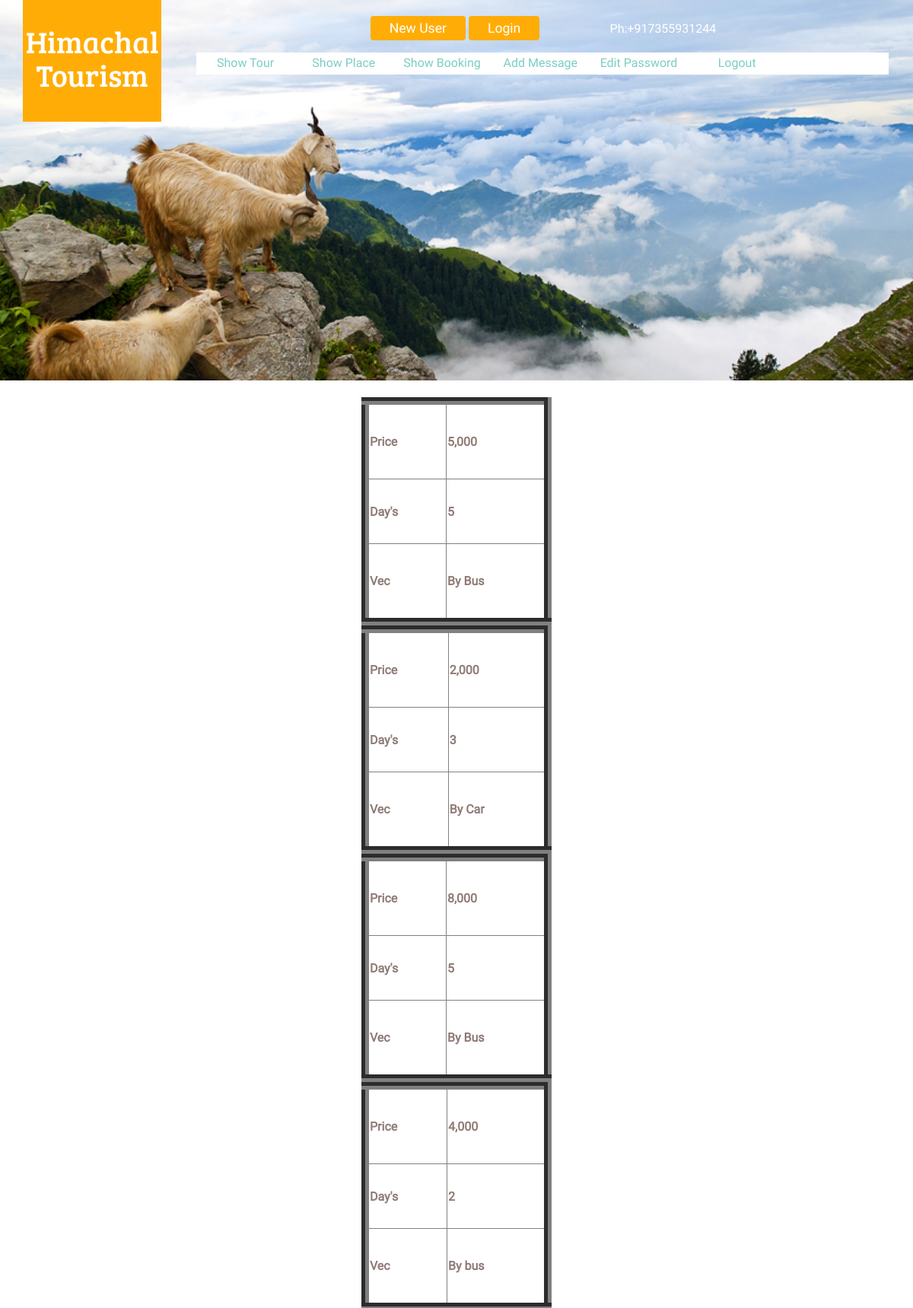
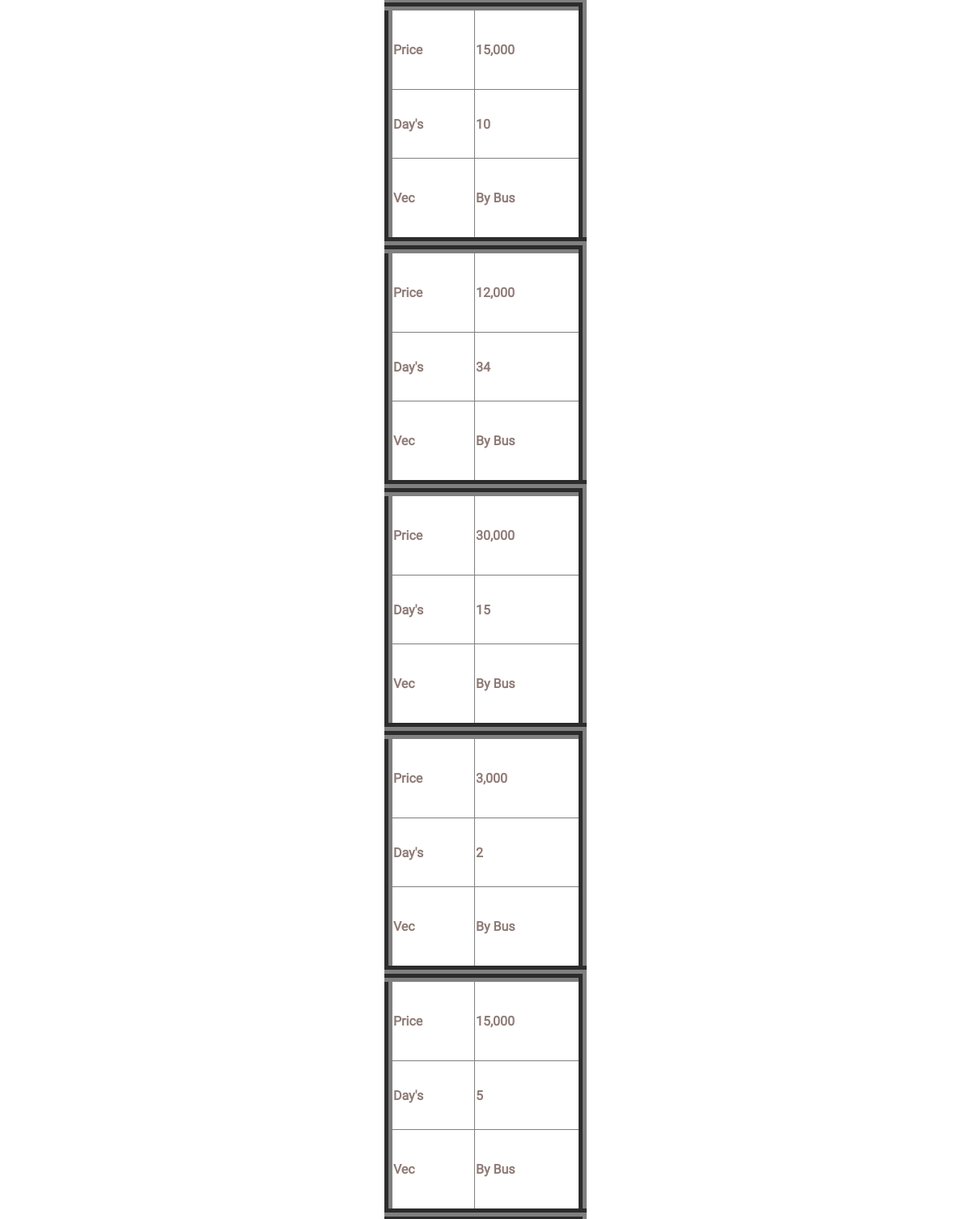
The app's page /detail.php (upper part) with its own data (2 pictures, top to bottom).
### tables this page shows
CREATE TABLE IF NOT EXISTS `addtour` (
  `Id` int(150) NOT NULL AUTO_INCREMENT,
  `no` int(200) NOT NULL DEFAULT '0',
  `heading` varchar(160) NOT NULL,
  `placename` varchar(160) NOT NULL,
  `price` varchar(159) NOT NULL,
  `days` varchar(150) NOT NULL,
  `vec` varchar(159) NOT NULL,
  `image` varchar(159) NOT NULL,
  `ratting` int(200) NOT NULL DEFAULT '0',
  PRIMARY KEY (`Id`)
);

### detail.php (the view, shortened to what this page needs)
<html>
<head>
<link href="css/bootstrap.css" rel="stylesheet" type="text/css" media="all">
<link href="css/tooplate.css" rel="stylesheet" type="text/css" />
<link href="css/style.css" rel="stylesheet" type="text/css" media="all"/>
</head>
<body>
<div class="banner">
  <div class="header">
	<div class="container">
		 <div class="header-main">
				<div class="logo">
					<h1><a href="admin.php">Himachal Tourism</a></h1>
				</div>
				<div class="header-right">
					<div class="head-top">
					<div class="top-nav-right">
						<div id="loginContainer">
                        <a href="newuser.php" id="loginButton2"><span>New User</span></a>
						<a href="login.php" id="loginButton2"><span>Login</span></a>
					</div>
				   </div>
				   <div class="ph-numb"><h4>Ph:+917355931244</h4></div>
				 </div>
				 <div class="top-nav">
					<ul class="res" >
					   <li><a href="usertour.php" class="active hvr-sweep-to-bottom">Show Tour</a></li>
                        <li><a class="hvr-sweep-to-bottom" href="userplace.php">Show Place</a></li>
						<li><a  class="hvr-sweep-to-bottom"href="userbooking.php">Show Booking</a></li>
                        <li><a  class="hvr-sweep-to-bottom"href="usermessage.php">Add Message</a></li>
                        <li><a  class="hvr-sweep-to-bottom"href=".php">Edit Password</a></li>
                        <li><a class="hvr-sweep-to-bottom"href="logout.php">Logout</a></li>
					 </ul>
                        <div class="clearfix"> </div>
				</div>
		    </div>
	  </div>
		 	 </div>
 </div>
</div></br>
  <?php
$r=mysql_query("select * from addtour") or die(mysql_error());
	while($s=mysql_fetch_array($r))
{
 ?>
  <?php
    echo"<center><table border='10'  height='300' width='250'></center>
<tr><th>Price</th><th>".$s['price']."</th></tr>
<tr><th>Day's</th><th>".$s['days']."</th></tr>
<tr><th>Vec</th><th>".$s['vec']."</th></tr>";
}
?>
</body>
</html>

### css/tooplate.css (style rules this page uses)
body { margin: 0; padding: 0; color: #8f7b76; font-family: Verdana, Arial, Helvetica, sans-serif; font-size: 11px; line-height: 1.4em; background-color: #d5ccbd; background-image: url(images/tooplate_body.jpg); background-repeat: repeat-y; background-position: center; }
h1, h2, h3, h4, h5, h6 { color:#b04b2f; font-weight:400; padding: 0; margin: 0 0 10px 0; }
h1 { font-size:34px; margin-bottom: 35px }
h4 { font-size:18px }
a:link, a:visited { color:#9b412d; text-decoration: none }

### css/style.css (style rules this page uses)
h4, h5, h6, h1, h2, h3 { margin: 0; }
ul, ol { margin: 0; }
html, body { font-family: 'Roboto-Regular'; font-size: 100%; background:#fff; }
a { text-decoration: none; }
.banner { background: url(../images/s2.jpg)no-repeat; background-size: cover; min-height: 500px; }
.logo { float: left; background:#FFAD06; padding:2em 0em 2.5em; width: 16%; text-align: center; text-transform:capitalize; }
.logo h1 { font-size: 2.5em; font-family: 'BreeSerif-Regular'; }
.logo h1 a { color:#fff; }
.header-right { float: right; width: 80%; text-align: center; padding: 1.3em 0em 0em 0em; }
.top-nav-right { display: inline-block; text-align: left; }
.ph-numb { display: inline-block; width: 25%; text-align: right; }
.ph-numb h4 { font-size: 1em; color: #fff; }
.top-nav { margin-top: 1em; background-color: #fff; margin-right: 2px; }
.top-nav ul { padding: 0em; list-style: none; }
.top-nav ul li { display:inline-block; float:left; width:20%; }
.top-nav ul li a { font-size: 1em; color:#7BCEC4; text-decoration:none; display:block; padding: 3px; }
.hvr-sweep-to-bottom { display: inline-block; vertical-align: middle; -webkit-transform: translateZ(0); transform: translateZ(0); box-shadow: 0 0 1px rgba(0, 0, 0, 0); -webkit-backface-visibility: hidden; backface-visibility: hidden; -moz-osx-font-smoothing: grayscale; position: relative; -webkit-transition-property: color; transition-property: color; -webkit-transition-duration: 0.3s; transition-duration: 0.3s; }
.hvr-sweep-to-bottom:before { content: ""; position: absolute; z-index: -1; top: 0; left: 0; right: 0; bottom: 0; background:#7bcec4; -webkit-transform: scaleY(0); transform: scaleY(0); -webkit-transform-origin: 50% 0; transform-origin: 50% 0; -webkit-transition-property: transform; transition-property: transform; -webkit-transition-duration: 0.3s; transition-duration: 0.3s; -webkit-transition-timing-function: ease-out; transition-timing-function: ease-out; }
#loginContainer { position:relative; }
#loginContainer a { text-decoration:none; }
#loginContainer a span { display: block; color: #fff; background: #FFAD06; border-radius: 4px; -webkit-border-radius: 4px; -ms-border-radius: 4px; -o-border-radius: 4px; -moz-border-radius: 4px; padding: 5px 25px; font-size: 1.1em; }
#loginButton2 { display:inline-block; position:relative; z-index:30; cursor:pointer; }

### detail.php (style rules this page uses)
.top-nav ul li { display: inline-block; float: left; width: 14.2% !important; }

### records on screen
addtour: price "5,000", days "5", vec "By Bus"
addtour: price "2,000", days "3", vec "By Car"
addtour: price "8,000", days "5", vec "By Bus"
addtour: price "4,000", days "2", vec "By bus"
addtour: price "15,000", days "10", vec "By Bus"
addtour: price "12,000", days "34", vec "By Bus"
addtour: price "30,000", days "15", vec "By Bus"
addtour: price "3,000", days "2", vec "By Bus"
addtour: price "15,000", days "5", vec "By Bus"
